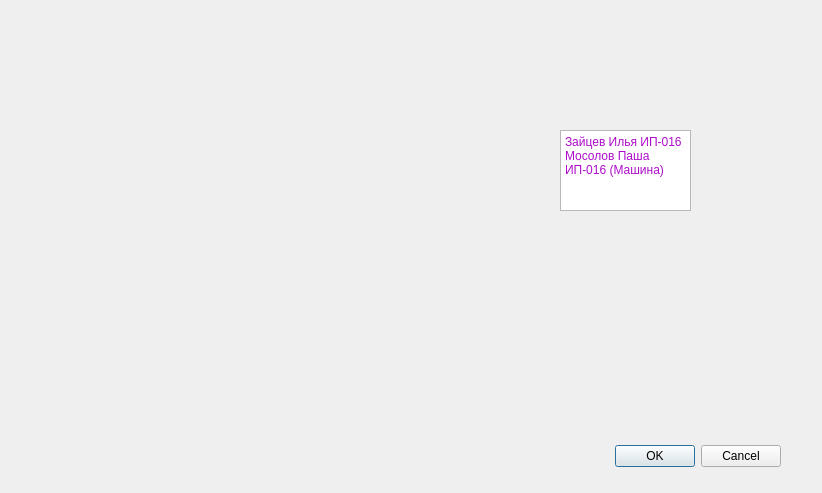
<?xml version="1.0" encoding="UTF-8"?>
<ui version="4.0">
 <class>auth</class>
 <widget class="QDialog" name="auth">
  <property name="geometry">
   <rect>
    <x>0</x>
    <y>0</y>
    <width>822</width>
    <height>493</height>
   </rect>
  </property>
  <property name="windowTitle">
   <string>Информация об авторах</string>
  </property>
  <widget class="QDialogButtonBox" name="buttonBox">
   <property name="geometry">
    <rect>
     <x>440</x>
     <y>440</y>
     <width>341</width>
     <height>32</height>
    </rect>
   </property>
   <property name="orientation">
    <enum>Qt::Horizontal</enum>
   </property>
   <property name="standardButtons">
    <set>QDialogButtonBox::Cancel|QDialogButtonBox::Ok</set>
   </property>
  </widget>
  <widget class="QTextEdit" name="textEdit">
   <property name="geometry">
    <rect>
     <x>560</x>
     <y>130</y>
     <width>131</width>
     <height>81</height>
    </rect>
   </property>
   <property name="html">
    <string>&lt;!DOCTYPE HTML PUBLIC &quot;-//W3C//DTD HTML 4.0//EN&quot; &quot;http://www.w3.org/TR/REC-html40/strict.dtd&quot;&gt;
&lt;html&gt;&lt;head&gt;&lt;meta name=&quot;qrichtext&quot; content=&quot;1&quot; /&gt;&lt;meta charset=&quot;utf-8&quot; /&gt;&lt;style type=&quot;text/css&quot;&gt;
p, li { white-space: pre-wrap; }
hr { height: 1px; border-width: 0; }
&lt;/style&gt;&lt;/head&gt;&lt;body style=&quot; font-family:'Segoe UI'; font-size:9pt; font-weight:400; font-style:normal;&quot;&gt;
&lt;p style=&quot; margin-top:0px; margin-bottom:0px; margin-left:0px; margin-right:0px; -qt-block-indent:0; text-indent:0px;&quot;&gt;&lt;span style=&quot; color:#ac0cc8;&quot;&gt;Зайцев Илья ИП-016&lt;/span&gt;&lt;/p&gt;
&lt;p style=&quot; margin-top:0px; margin-bottom:0px; margin-left:0px; margin-right:0px; -qt-block-indent:0; text-indent:0px;&quot;&gt;&lt;span style=&quot; color:#ac0cc8;&quot;&gt;Мосолов Паша ИП-016 (Машина)&lt;/span&gt;&lt;/p&gt;&lt;/body&gt;&lt;/html&gt;</string>
   </property>
  </widget>
  <widget class="QLabel" name="label">
   <property name="geometry">
    <rect>
     <x>40</x>
     <y>40</y>
     <width>501</width>
     <height>331</height>
    </rect>
   </property>
   <property name="text">
    <string/>
   </property>
   <property name="pixmap">
    <pixmap>../images/hqdefault.jpg</pixmap>
   </property>
  </widget>
 </widget>
 <resources/>
 <connections>
  <connection>
   <sender>buttonBox</sender>
   <signal>accepted()</signal>
   <receiver>auth</receiver>
   <slot>accept()</slot>
   <hints>
    <hint type="sourcelabel">
     <x>248</x>
     <y>254</y>
    </hint>
    <hint type="destinationlabel">
     <x>157</x>
     <y>274</y>
    </hint>
   </hints>
  </connection>
  <connection>
   <sender>buttonBox</sender>
   <signal>rejected()</signal>
   <receiver>auth</receiver>
   <slot>reject()</slot>
   <hints>
    <hint type="sourcelabel">
     <x>316</x>
     <y>260</y>
    </hint>
    <hint type="destinationlabel">
     <x>286</x>
     <y>274</y>
    </hint>
   </hints>
  </connection>
 </connections>
</ui>
